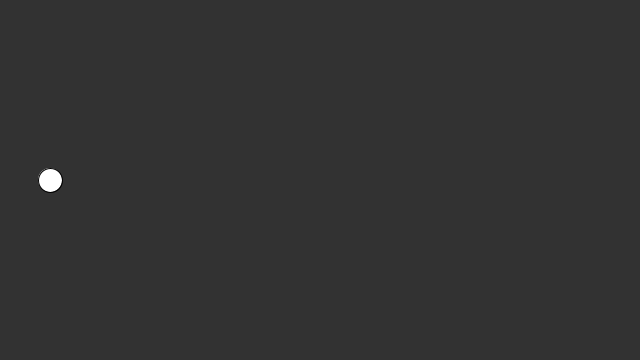
Frame 1 (no input)
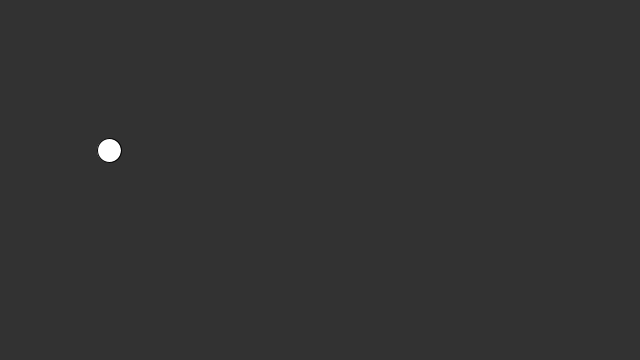
Frame 60 (the mouse pressed at the canvas centre just before this capture)
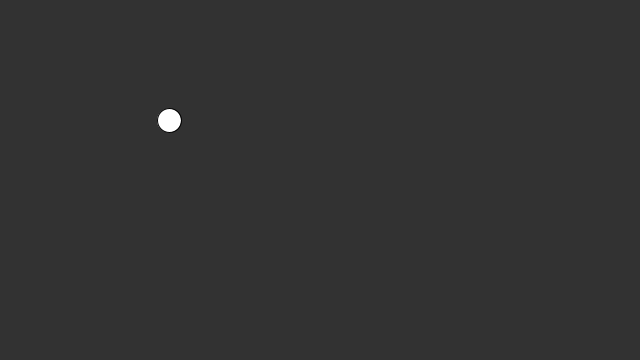
Frame 120 (the mouse held since frame 60 and released just before this capture)

The Processing sketch that drew these frames (run headless with seeded random() and noise(); from frame 60 on, the mouse is pressed at the canvas centre):

// Processing sketch: sketch_4_2
// ── sketch_4_2.pde
float circleX;
float circleY;

void setup() {
  size(640, 360);
  circleX = 50;
  circleY = 180;
}

void draw() {

  // Drawing stuff
  background(50);
  fill(255);
  ellipse(circleX, circleY, 24, 24);
  
  //Logic
  circleX = circleX + 1;
  circleY = circleY - 0.5;

  // New assignment operation
  // Remember that what an assignment operation does
  // is evaluates what is on the right hand side and
  // stores it in the left hand side, so in this case
  // it evalautes the currently stored value for
  // circleX, adds 1 and stores it as the new value
}
